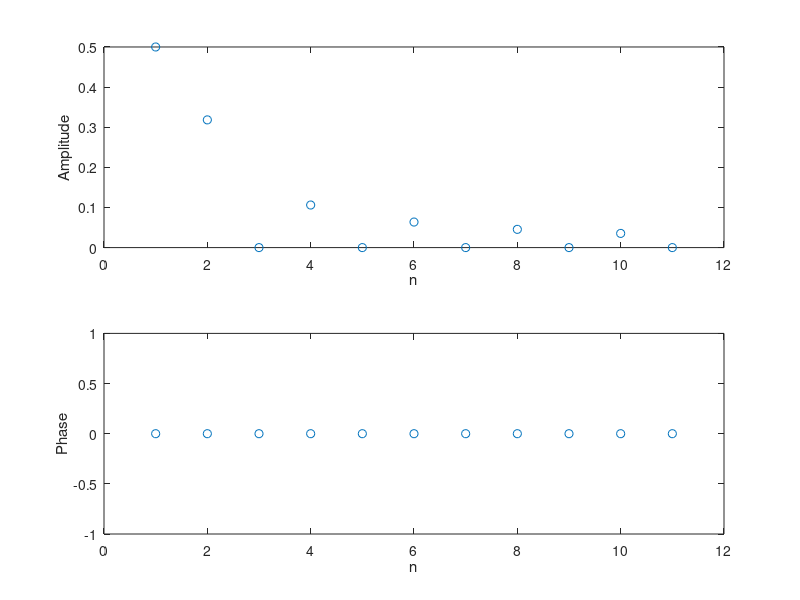

This chart was generated by the following MATLAB code: (Note: this script raises an error after producing the figure.)
%% Part 1
t=-1.5:0.01:1.5;
wo=2*pi, E=1; 
% approximation with 5 harmonics
N=5;
xN=0.5;
for n=1:N
    an=(E/(n*pi))*(sin(n*pi/2)-sin(n*3*pi/2))
    xN=xN+an.*cos(n*wo*t);
end
% .* indicates the pointwise multiplication
subplot(231); plot(t,xN)
xlabel('time')
ylabel('approximation x5')
axis([-2 2 0 1.5])
hold
% approximation with 10 harmonics
N=10;
xN=0.5;
for n=1:N
    an=(E/(n*pi))*(sin(n*pi/2)-sin(n*3*pi/2))
    xN=xN+an.*cos(n*wo*t);
end
subplot(232); plot(t,xN)
xlabel('time')
ylabel('approximation x10')
axis([-2 2 0 1.5])
% approximation with 20 harmonics
N=20;
xN=0.5;
for n=1:N
    an=(E/(n*pi))*(sin(n*pi/2)-sin(n*3*pi/2))
    xN=xN+an.*cos(n*wo*t);
end
subplot(233); plot(t,xN)
xlabel('time')
ylabel('approximation x20')
axis([-2 2 0 1.5])
% approximation with 30 harmonics
N=30;
xN=0.5;
for n=1:N
    an=(E/(n*pi))*(sin(n*pi/2)-sin(n*3*pi/2))
    xN=xN+an.*cos(n*wo*t);
end
subplot(234); plot(t,xN)
xlabel('time')
ylabel('approximation x30')
axis([-2 2 0 1.5])
% approximation with 40 harmonics
N=40;
xN=0.5;
for n=1:N
    an=(E/(n*pi))*(sin(n*pi/2)-sin(n*3*pi/2))
    xN=xN+an.*cos(n*wo*t);
end
subplot(235); plot(t,xN)
xlabel('time')
ylabel('approximation x40')
axis([-2 2 0 1.5])
% approximation with 50 harmonics
N=50;
xN=0.5;
for n=1:N
    an=(E/(n*pi))*(sin(n*pi/2)-sin(n*3*pi/2))
    xN=xN+an.*cos(n*wo*t);
end
subplot(236); plot(t,xN)
xlabel('time')
ylabel('approximation x50')
axis([-2 2 0 1.5])

% Gibbs phenomenon: It is 9% more than 1 (0.9)

%% Part 2
E=1; 
% approximation with 10 harmonics
N=10;
bn=0;
amp=zeros(1,N+1);
amp(1,1)=0.5;
phase=zeros(1,N+1);

for n=1:N
    an=(E/(n*pi))*(sin(n*pi/2)-sin(n*3*pi/2));
    amp(1,n+1)=0.5.*abs(an);
    phase(1,n+1)=-atan(bn/an);
end

subplot(2,1,1); plot(amp,'o')
xlabel('n')
ylabel('Amplitude')

subplot(2,1,2); plot(phase,'o')
xlabel('n')
ylabel('Phase')

%% Part 3
num=[1];
den=[1 2 3];
freqs(num,den)

%% Part 4
t=0:0.01:4*pi;
E=5; w0=1;
% first approximation
N=1;
yN=0;
Xn=0.5;
for n=1:N
    an=(E/(n*pi))*(sin(n*pi/2)-sin(n*3*pi/2));
    Xn=Xn+an.*cos(n*w0*t);
end
for n=1:N
    Hm=1/sqrt((3-(n*w0)^2)^2+4*(n*w0)^2);
    Hp=-atan(2*n*w0/(3-(n*w0)^2));
    Xnm=abs(Xn(n));
    Xnp=angle(Xn(n));
    Ynm=Xnm*Hm;
    Ynp=Xnp+Hp;
    yN=yN+2*Ynm*cos(n*w0*t+Ynp);
end
plot(t,yN,':')
hold on
% third approximation
N=3;
yN=0;
Xn=0.5;
for n=1:N
    an=(E/(n*pi))*(sin(n*pi/2)-sin(n*3*pi/2));
    Xn=Xn+an.*cos(n*w0*t);
end

for n=1:N
    Hm=1/sqrt((3-(n*w0)^2)^2+4*(n*w0)^2);
    Hp=-atan(2*n*w0/(3-(n*w0)^2));
    Xnm=abs(Xn(n));
    Xnp=angle(Xn(n));
    Ynm=Xnm*Hm;
    Ynp=Xnp+Hp;
    yN=yN+2*Ynm*cos(n*w0*t+Ynp);
end
plot(t,yN,'r--')
hold on
% fifth approximation
N=5;
yN=0;
Xn=0.5;
for n=1:N
    an=(E/(n*pi))*(sin(n*pi/2)-sin(n*3*pi/2));
    Xn=Xn+an.*cos(n*w0*t);
end
for n=1:N
    Hm=1/sqrt((3-(n*w0)^2)^2+4*(n*w0)^2);
    Hp=-atan(2*n*w0/(3-(n*w0)^2));
    Xnm=abs(Xn(n));
    Xnp=angle(Xn(n));
    Ynm=Xnm*Hm;
    Ynp=Xnp+Hp;
    yN=yN+2*Ynm*cos(n*w0*t+Ynp);
end
plot(t,yN,'g-.')
hold on


